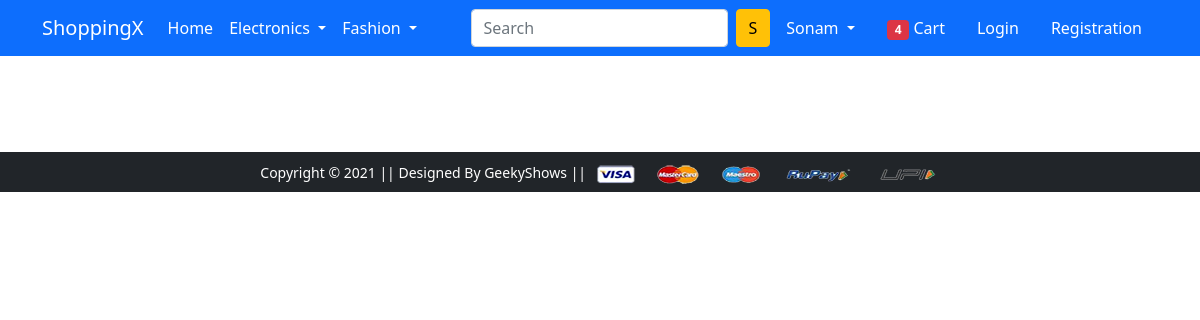
The app's page /bottomwear, older data.
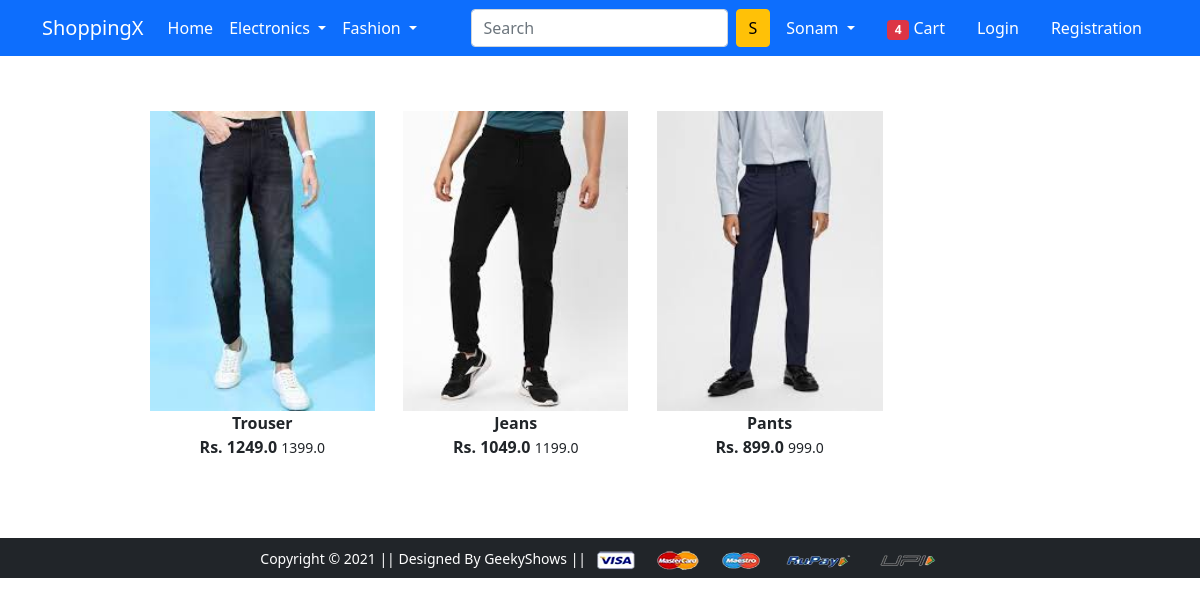
The same page, newer data.
### app/models.py (models this page shows)
class Product(models.Model):
    title = models.CharField( max_length=100)
    selling_price = models.FloatField()
    discounted_price = models.FloatField()
    description = models.TextField()
    brand = models.CharField( max_length=100)
    category = models.CharField(max_length=2,choices = Category_choices)
    product_image = models.ImageField( upload_to='producting', height_field=None, width_field=None, max_length=None)

### app/views.py (the view)
# urls.py: path('bottomwear', views.bottomwear, name='bottomwear'),
def bottomwear(request,data= None):
  if data == None:
    bottomwear = Product.objects.filter(category = 'BW')
  else :
    bottomwear = Product.objects.filter(category='BW').filter(brand= data)
  return render(request,'app/bottomwear.html',{'bottomwear':bottomwear})

### app/templates/app/bottomwear.html (shortened to what this page needs)
{% extends 'app/base.html' %}
{% load static %}
{% block main-content %}
<div class="container my-5">
    <div class="row">
        <div class="col-sm-8 offset-sm-1">
            <div class="row">
                {% for product in bottomwear %}
                <div class="col-sm-4 text-center mb-4">
                    <a href="{% url 'product-detail' product.id %}" class="btn">
                        <div class="item">
                            <img src="{{product.product_image.url}}" alt="" height="300" class="">
                            <div class="fw-bold">{{product.title}}</div>
                            <div class="fw-bold">
                                Rs. {{product.discounted_price}}
                                <small class="fw-light text-decolration-line-through">
                                    {{product.selling_price}}
                                </small>
                            </div>
                        </div>
                    </a>
                </div>
                {% endfor %}
            </div>
        </div>
    </div>
</div>
{% endblock main-content %}

Row changes from the older to the newer data that the page shows:
added Product: product_image (picture), title "Trouser", discounted_price "1249.0", selling_price "1399.0"
added Product: product_image (picture), title "Jeans", discounted_price "1049.0", selling_price "1199.0"
added Product: product_image (picture), title "Pants", discounted_price "899.0", selling_price "999.0"
